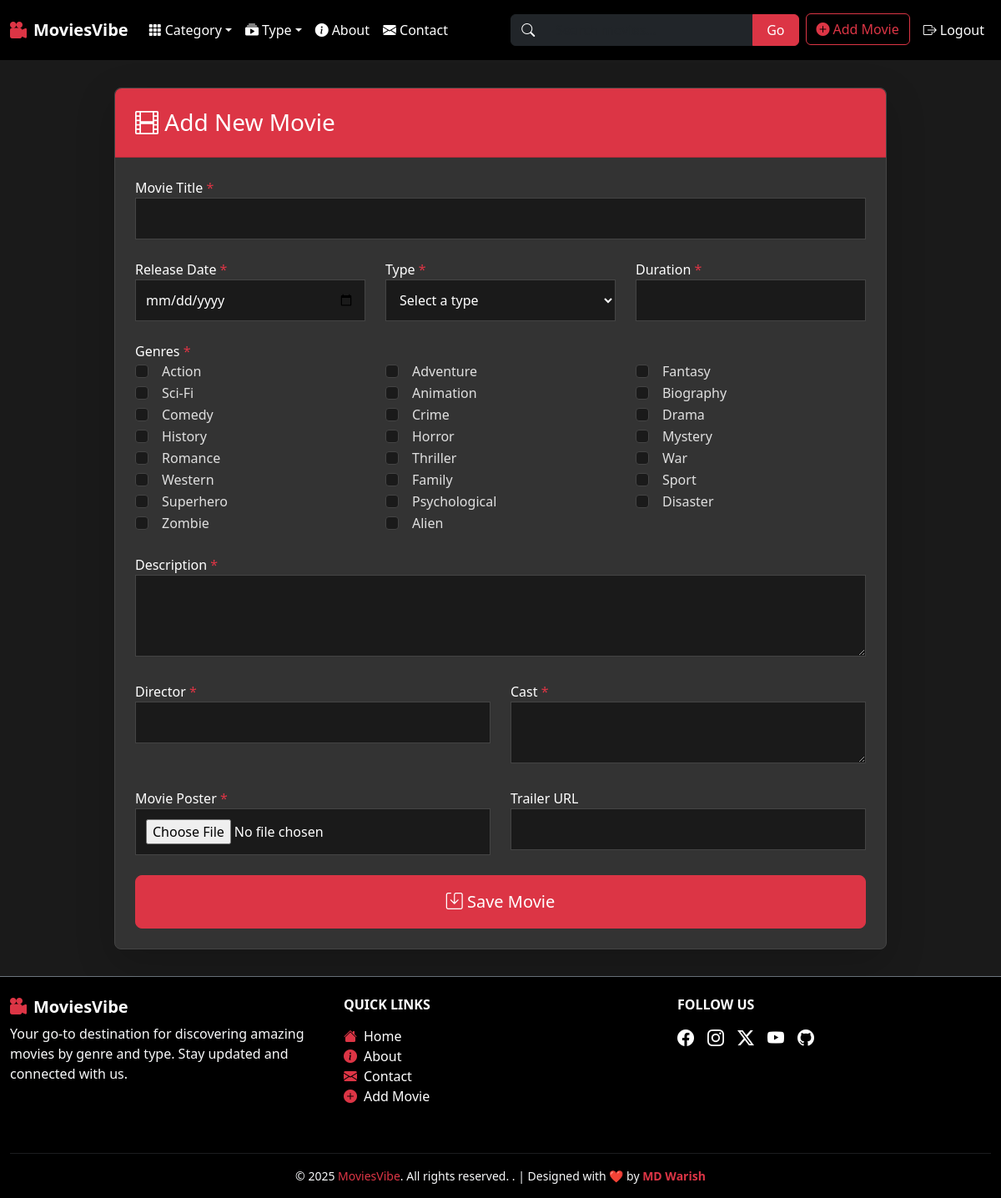
Screenshot of /add-movie/ (signed in) with the database file from the repository.
### home/models.py (models this page shows, shortened)
class Genre(models.Model):
    name = models.CharField(max_length=100, unique=True)

### home/views.py (the view)
# urls.py: path('add-movie/', views.add_movie, name='add_movie'),
@login_required
@user_passes_test(lambda u: u.is_staff)
def add_movie(request):
    if request.method == 'POST':
        print("POST data:", request.POST)
        print("FILES data:", request.FILES)
        genres_selected = request.POST.getlist('genres')
        print("Selected genres:", genres_selected)
        if not genres_selected:
            messages.error(request, 'Please select at least one genre.')
        form = MovieForm(request.POST, request.FILES)
        if form.is_valid():
            movie = form.save()
            messages.success(request, f'"{movie.title}" added successfully!')
            return redirect('movie_detail', movie_id=movie.id)
        else:
            for field, errors in form.errors.items():
                print(f"Field: {field}, Errors: {errors}")
                if field in request.POST:
                    print(f"Value for {field}: {request.POST.get(field)}")
                elif field in request.FILES:
                    print(f"File for {field}: {request.FILES.get(field)}")
            messages.error(request, 'Please correct the errors below.')
    else:
        form = MovieForm()
    return render(request, 'admin/add_movie.html', {
        'form': form,
        'genres': Genre.objects.all()  # Pass genres to template
    })

### home/forms.py (shortened to what this page needs)
class MovieForm(forms.ModelForm):
    genres = forms.ModelMultipleChoiceField(
        queryset=Genre.objects.all(),
        widget=forms.CheckboxSelectMultiple,
        required=True,
        error_messages={
            'required': 'Please select at least one genre.',
        }
    )
    class Meta:
        model = Movie
        fields = '__all__'
        widgets = {
            'release_date': forms.DateInput(attrs={'type': 'date', 'class': 'form-control'}),
            'genres': forms.CheckboxSelectMultiple(attrs={'class': 'form-check-input'}),
            'type': forms.Select(attrs={'class': 'form-select'}),
            'description': forms.Textarea(attrs={'class': 'form-control', 'rows': 3}),
        }

### home/context_processors.py (called while the page is built)
def genre_and_types(request):
    genres = Genre.objects.all()
    movie_types = Movie.TYPE_CHOICES  # dynamically fetch from model
    return {
        'genres': genres,
        'movie_types': movie_types,
    }

### home/templates/admin/add_movie.html (shortened to what this page needs)
{% extends 'layout.html' %}
{% load static %}
{% block content %}
<div class="add-movie-container">
  <div class="container">
    <div class="row justify-content-center">
      <div class="col-md-10">
        <div class="card movie-form-card shadow-lg">
          <div class="card-header form-header text-white">
            <h3 class="mb-0"><i class="bi bi-film"></i> Add New Movie</h3>
          </div>
          <div class="card-body p-4">
            <form method="post" enctype="multipart/form-data">
              <div class="mb-4">
                <label class="text-white">Movie Title <span class="text-danger">*</span></label>
                <input
                  type="text"
                  name="title"
                  class="dark-input"
                  value="{{ form.title.value|default:'' }}"
                  required
                >
              </div>
              <div class="row mb-4">
                <div class="col-md-4">
                  <label class="text-white">Release Date <span class="text-danger">*</span></label>
                  <input
                    type="date"
                    name="release_date"
                    class="dark-input"
                    value="{{ form.release_date.value|default:'' }}"
                    required
                  >
                </div>
                <div class="col-md-4">
                  <label class="text-white">Type <span class="text-danger">*</span></label>
                  <select name="type" class="dark-input" required>
                    <option value="">Select a type</option>
                  </select>
                </div>
                <div class="col-md-4">
                  <label class="text-white">Duration <span class="text-danger">*</span></label>
                  <input
                    type="text"
                    name="duration"
                    class="dark-input"
                    value="{{ form.duration.value|default:'' }}"
                    required
                  >
                </div>
              </div>
              <div class="mb-4">
                <label class="text-white">Genres <span class="text-danger">*</span></label>
                <div class="row">
                  {% for genre in genres %}
                  <div class="col-md-4">
                    <div class="form-check">
                      <input
                        type="checkbox"
                        name="genres"
                        value="{{ genre.id }}"
                        class="form-check-input"
                      />
                      <label class="form-check-label">
                        {{ genre.name }}
                      </label>
                    </div>
                  </div>
                  {% endfor %}
                </div>
              </div>
              <div class="mb-4">
                <label class="text-white">Description <span class="text-danger">*</span></label>
                <textarea
                  name="description"
                  class="dark-input"
                  rows="3"
                  required
                >{{ form.description.value|default:'' }}</textarea>
              </div>
              <div class="row mb-4">
                <div class="col-md-6">
                  <label class="text-white">Director <span class="text-danger">*</span></label>
                  <input
                    type="text"
                    name="director"
                    class="dark-input"
                    value="{{ form.director.value|default:'' }}"
                    required
                  >
                </div>
                <div class="col-md-6">
                  <label class="text-white">Cast <span class="text-danger">*</span></label>
                  <textarea
                    name="cast"
                    class="dark-input"
                    required
                  >{{ form.cast.value|default:'' }}</textarea>
                </div>
              </div>
              <div class="row mb-4">
                <div class="col-md-6">
                  <label class="text-white">Movie Poster <span class="text-danger">*</span></label>
                  <input
                    type="file"
                    name="poster"
                    class="dark-input"
                    accept="image/*"
                    required
                  >
                </div>
                <div class="col-md-6">
                  <label class="text-white">Trailer URL</label>
                  <input
                    type="url"
                    name="trailer_url"
                    class="dark-input"
                    value="{{ form.trailer_url.value|default:'' }}"
                  >
                </div>
              </div>
              <div class="d-grid gap-2 mt-4">
                <button type="submit" class="btn btn-danger btn-lg py-3">
                  <i class="bi bi-save"></i> Save Movie
                </button>
              </div>
            </form>
          </div>
        </div>
      </div>
    </div>
  </div>
</div>
{% endblock %}

### home/static/css/style.css (style rules this page uses)
.card { transition: transform 0.3s ease; }
.form-check-label { margin-left: 0.5rem; }

### home/templates/admin/add_movie.html (style rules this page uses)
.add-movie-container { background-color: #1a1a1a; min-height: 100vh; padding: 2rem 0; }
.movie-form-card { background-color: #333333; border: 1px solid #444444; border-radius: 8px; }
.form-header { background-color: #dc3545 !important; border-radius: 8px 8px 0 0 !important; padding: 1.5rem; }
.dark-input { background-color: #1a1a1a !important; border: 1px solid #444444 !important; color: white !important; padding: 0.75rem; width: 100%; }
.form-check-label { color: #e0e0e0 !important; }
.form-check-input { background-color: #1a1a1a !important; border: 1px solid #444444 !important; }

### rows the page displays
Genre: name "Action"
Genre: name "Adventure"
Genre: name "Fantasy"
Genre: name "Sci-Fi"
Genre: name "Animation"
Genre: name "Biography"
Genre: name "Comedy"
Genre: name "Crime"
Genre: name "Drama"
Genre: name "History"
Genre: name "Horror"
Genre: name "Mystery"
Genre: name "Romance"
Genre: name "Thriller"
Genre: name "War"
Genre: name "Western"
Genre: name "Family"
Genre: name "Sport"
Genre: name "Superhero"
Genre: name "Psychological"
Genre: name "Disaster"
Genre: name "Zombie"
Genre: name "Alien"

### other values shown
{{ current_year }} "2025"
